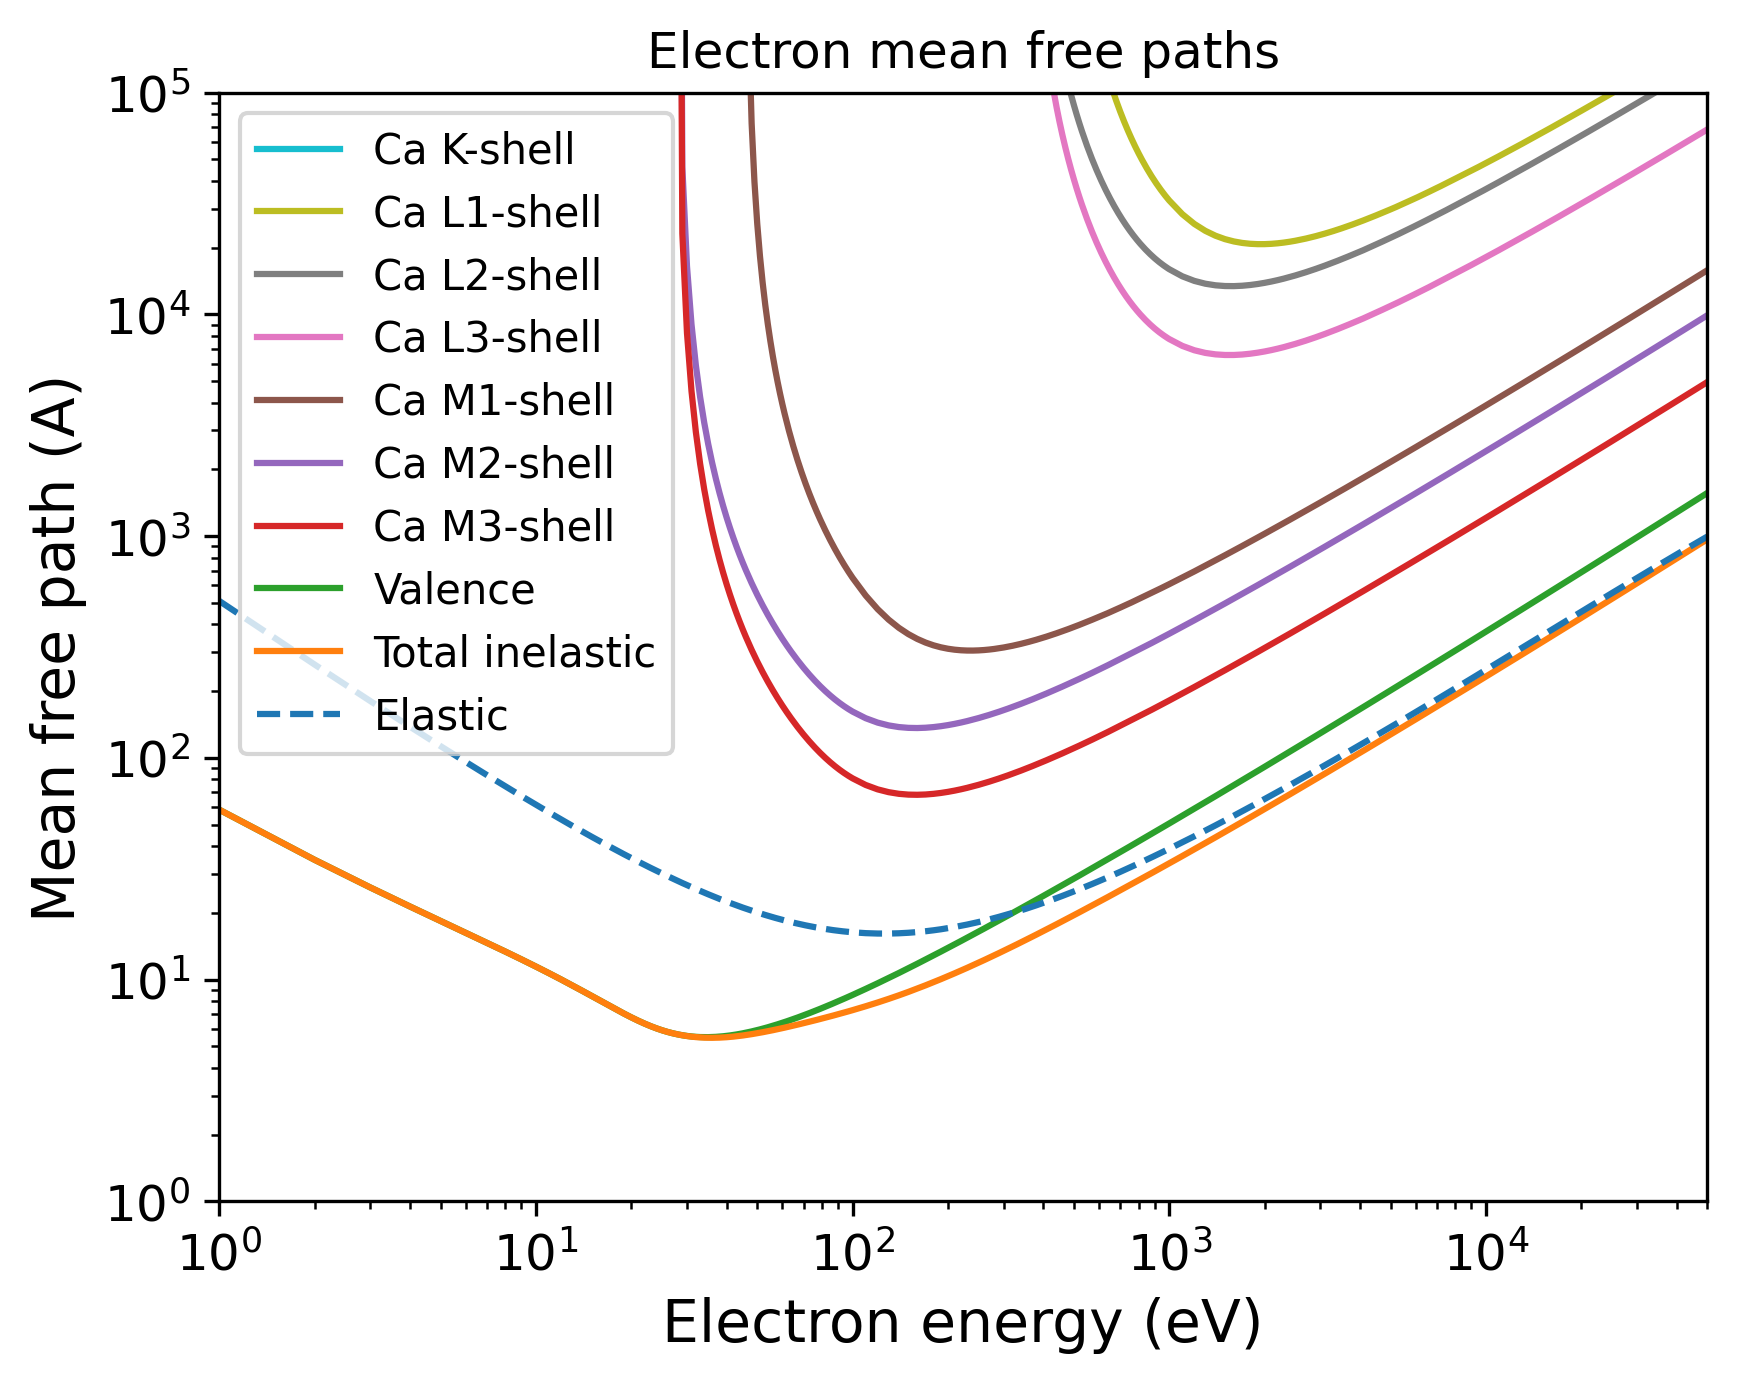

Here is the Python script that generated this plot:
import pandas as pd
import numpy as np
import matplotlib.pyplot as plt
import matplotlib.cm as cm
# Set the format:
plt.xlabel("Electron energy (eV)", fontsize=14)
plt.ylabel("Mean free path (A)", fontsize=14)
plt.xticks(fontsize=12)
plt.yticks(fontsize=12)
plt.grid(False)
# Set the axes:
# Read the output file:
df = pd.read_csv(r"OUTPUT_Ca_Electron_IMFP.dat", sep=r'\s+', header=None, comment="#", skipinitialspace=True)
plt.xscale("log")
plt.yscale("log")
# Prepare the plot:
columns_to_plot = [ 1, 2, 3, 4, 5, 6, 7, 8, 9]
labels = [ "Ca K-shell", "Ca L1-shell", "Ca L2-shell", "Ca L3-shell", "Ca M1-shell", "Ca M2-shell", "Ca M3-shell", "Valence", "Total inelastic"]
# Create N distinct colors from a colormap
N = len(columns_to_plot)
colors = plt.cm.tab10(np.linspace(1, 0, 10))
# Set line styles:
linestyles = [ "-", "-", "-", "-", "-", "-", "-", "-", "-"]
for i, col in enumerate(columns_to_plot):
    color = colors[i % len(colors)]
    ls    = linestyles[i % len(linestyles)]
    label = labels[i % len(labels)]
    plt.plot(df.iloc[:, 0], df.iloc[:, col],
    color=color,
    label=label,
    linestyle=ls)
# Add a curve from the second file
df2 = pd.read_csv(r"OUTPUT_Ca_Electron_EMFP.dat", sep=r'\s+', header=None, comment="#", skipinitialspace=True)
columns_to_plot2 = [ 2]
labels2 = [ "Elastic"]
# Create second part of the plot:
for col, label in zip(columns_to_plot2, labels2):
    plt.plot(df2.iloc[:, 0], df2.iloc[:, col], label=label, linestyle="--")
plt.xlim(1.00000000,50000.00000000)
plt.ylim(1.00000000,100000.00000000)
plt.title("Electron mean free paths")
plt.legend(loc="best", fontsize=10)
# Save the plot in this format:
plt.savefig("OUTPUT_MFP_electron.png", dpi=300, bbox_inches="tight")
